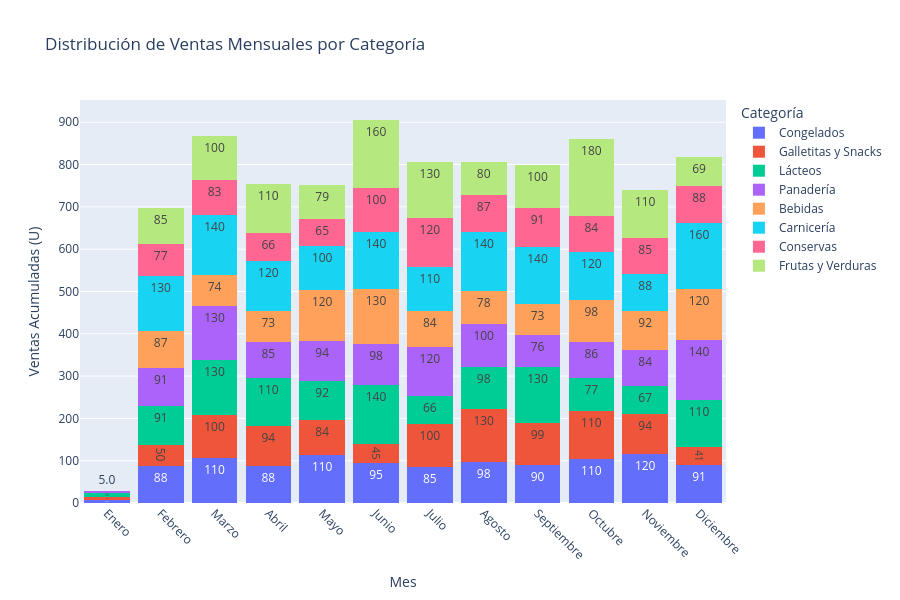

Here is the notebook cell this chart was saved with:
### Code cell
# HISTOGRAMA de ventas mensuales
# Preparar datos con nombres de meses
ventas_mensual_categoria = ventas_completo[ventas_completo['Estado'] == 'Completa'].groupby(
    ['Mes', 'Categoría']
).agg({'Cantidad': 'sum'}).reset_index()

# Mapear números de mes a nombres
nombres_meses = {
    1: 'Enero', 2: 'Febrero', 3: 'Marzo', 4: 'Abril', 5: 'Mayo', 6: 'Junio',
    7: 'Julio', 8: 'Agosto', 9: 'Septiembre', 10: 'Octubre', 11: 'Noviembre', 12: 'Diciembre'
}

ventas_mensual_categoria['Mes_Nombre'] = ventas_mensual_categoria['Mes'].map(nombres_meses)

# Asegurar orden correcto de meses
ventas_mensual_categoria['Mes_Nombre'] = pd.Categorical(
    ventas_mensual_categoria['Mes_Nombre'], 
    categories=list(nombres_meses.values()), 
    ordered=True
)

# Crear histograma apilado
fig = px.histogram(ventas_mensual_categoria,
                   x='Mes_Nombre',
                   y='Cantidad',
                   color='Categoría',
                   barmode='stack',
                   title='Distribución de Ventas Mensuales por Categoría',
                   labels={'Venta_Total': 'Ventas Acumuladas ($)', 'Mes_Nombre': 'Mes'},
                   height=600,
                   text_auto='.2s')  # Mostrar valores en las barras

fig.update_layout(
    xaxis_title='Mes',
    yaxis_title='Ventas Acumuladas (U)',
    bargap=0.15,
    showlegend=True
)

# Rotar etiquetas del eje X para mejor legibilidad
fig.update_xaxes(tickangle=45)

fig.show()

### Figure 1 — Plotly figure (JSON) as saved in the notebook; plotly's stock layout.template omitted (floating-point values rounded to 4 significant figures)
{"data": [{"bingroup": "x", "histfunc": "sum", "hovertemplate": "Categoría=Congelados<br>Mes=%{x}<br>sum of Cantidad=%{y}<extra></extra>", "legendgroup": "Congelados", "marker": {"color": "#636efa", "pattern": {"shape": ""}}, "name": "Congelados", "orientation": "v", "showlegend": true, "texttemplate": "%{value:.2s}", "type": "histogram", "x": ["Enero", "Febrero", "Marzo", "Abril", "Mayo", "Junio", "Julio", "Agosto", "Septiembre", "Octubre", "Noviembre", "Diciembre"], "xaxis": "x", "y": [8, 88, 106, 88, 113, 95, 85, 98, 90, 105, 116, 91], "yaxis": "y"}, {"bingroup": "x", "histfunc": "sum", "hovertemplate": "Categoría=Galletitas y Snacks<br>Mes=%{x}<br>sum of Cantidad=%{y}<extra></extra>", "legendgroup": "Galletitas y Snacks", "marker": {"color": "#EF553B", "pattern": {"shape": ""}}, "name": "Galletitas y Snacks", "orientation": "v", "showlegend": true, "texttemplate": "%{value:.2s}", "type": "histogram", "x": ["Enero", "Febrero", "Marzo", "Abril", "Mayo", "Junio", "Julio", "Agosto", "Septiembre", "Octubre", "Noviembre", "Diciembre"], "xaxis": "x", "y": [6, 50, 101, 94, 84, 45, 102, 125, 99, 113, 94, 41], "yaxis": "y"}, {"bingroup": "x", "histfunc": "sum", "hovertemplate": "Categoría=Lácteos<br>Mes=%{x}<br>sum of Cantidad=%{y}<extra></extra>", "legendgroup": "Lácteos", "marker": {"color": "#00cc96", "pattern": {"shape": ""}}, "name": "Lácteos", "orientation": "v", "showlegend": true, "texttemplate": "%{value:.2s}", "type": "histogram", "x": ["Enero", "Febrero", "Marzo", "Abril", "Mayo", "Junio", "Julio", "Agosto", "Septiembre", "Octubre", "Noviembre", "Diciembre"], "xaxis": "x", "y": [9, 91, 132, 114, 92, 138, 66, 98, 132, 77, 67, 112], "yaxis": "y"}, {"bingroup": "x", "histfunc": "sum", "hovertemplate": "Categoría=Panadería<br>Mes=%{x}<br>sum of Cantidad=%{y}<extra></extra>", "legendgroup": "Panadería", "marker": {"color": "#ab63fa", "pattern": {"shape": ""}}, "name": "Panadería", "orientation": "v", "showlegend": true, "texttemplate": "%{value:.2s}", "type": "histogram", "x": ["Enero", "Febrero", "Marzo", "Abril", "Mayo", "Junio", "Julio", "Agosto", "Septiembre", "Octubre", "Noviembre", "Diciembre"], "xaxis": "x", "y": [5, 91, 126, 85, 94, 98, 116, 101, 76, 86, 84, 142], "yaxis": "y"}, {"bingroup": "x", "histfunc": "sum", "hovertemplate": "Categoría=Bebidas<br>Mes=%{x}<br>sum of Cantidad=%{y}<extra></extra>", "legendgroup": "Bebidas", "marker": {"color": "#FFA15A", "pattern": {"shape": ""}}, "name": "Bebidas", "orientation": "v", "showlegend": true, "texttemplate": "%{value:.2s}", "type": "histogram", "x": ["Febrero", "Marzo", "Abril", "Mayo", "Junio", "Julio", "Agosto", "Septiembre", "Octubre", "Noviembre", "Diciembre"], "xaxis": "x", "y": [87, 74, 73, 120, 129, 84, 78, 73, 98, 92, 120], "yaxis": "y"}, {"bingroup": "x", "histfunc": "sum", "hovertemplate": "Categoría=Carnicería<br>Mes=%{x}<br>sum of Cantidad=%{y}<extra></extra>", "legendgroup": "Carnicería", "marker": {"color": "#19d3f3", "pattern": {"shape": ""}}, "name": "Carnicería", "orientation": "v", "showlegend": true, "texttemplate": "%{value:.2s}", "type": "histogram", "x": ["Febrero", "Marzo", "Abril", "Mayo", "Junio", "Julio", "Agosto", "Septiembre", "Octubre", "Noviembre", "Diciembre"], "xaxis": "x", "y": [129, 142, 119, 104, 135, 106, 140, 136, 115, 88, 156], "yaxis": "y"}, {"bingroup": "x", "histfunc": "sum", "hovertemplate": "Categoría=Conservas<br>Mes=%{x}<br>sum of Cantidad=%{y}<extra></extra>", "legendgroup": "Conservas", "marker": {"color": "#FF6692", "pattern": {"shape": ""}}, "name": "Conservas", "orientation": "v", "showlegend": true, "texttemplate": "%{value:.2s}", "type": "histogram", "x": ["Febrero", "Marzo", "Abril", "Mayo", "Junio", "Julio", "Agosto", "Septiembre", "Octubre", "Noviembre", "Diciembre"], "xaxis": "x", "y": [77, 83, 66, 65, 104, 115, 87, 91, 84, 85, 88], "yaxis": "y"}, {"bingroup": "x", "histfunc": "sum", "hovertemplate": "Categoría=Frutas y Verduras<br>Mes=%{x}<br>sum of Cantidad=%{y}<extra></extra>", "legendgroup": "Frutas y Verduras", "marker": {"color": "#B6E880", "pattern": {"shape": ""}}, "name": "Frutas y Verduras", "orientation": "v", "showlegend": true, "texttemplate": "%{value:.2s}", "type": "histogram", "x": ["Febrero", "Marzo", "Abril", "Mayo", "Junio", "Julio", "Agosto", "Septiembre", "Octubre", "Noviembre", "Diciembre"], "xaxis": "x", "y": [85, 103, 114, 79, 161, 132, 80, 103, 182, 114, 69], "yaxis": "y"}], "layout": {"bargap": 0.15, "barmode": "stack", "height": 600, "legend": {"title": {"text": "Categoría"}, "tracegroupgap": 0}, "showlegend": true, "title": {"text": "Distribución de Ventas Mensuales por Categoría"}, "xaxis": {"anchor": "y", "domain": [0, 1], "tickangle": 45, "title": {"text": "Mes"}}, "yaxis": {"anchor": "x", "domain": [0, 1], "title": {"text": "Ventas Acumuladas (U)"}}}}
